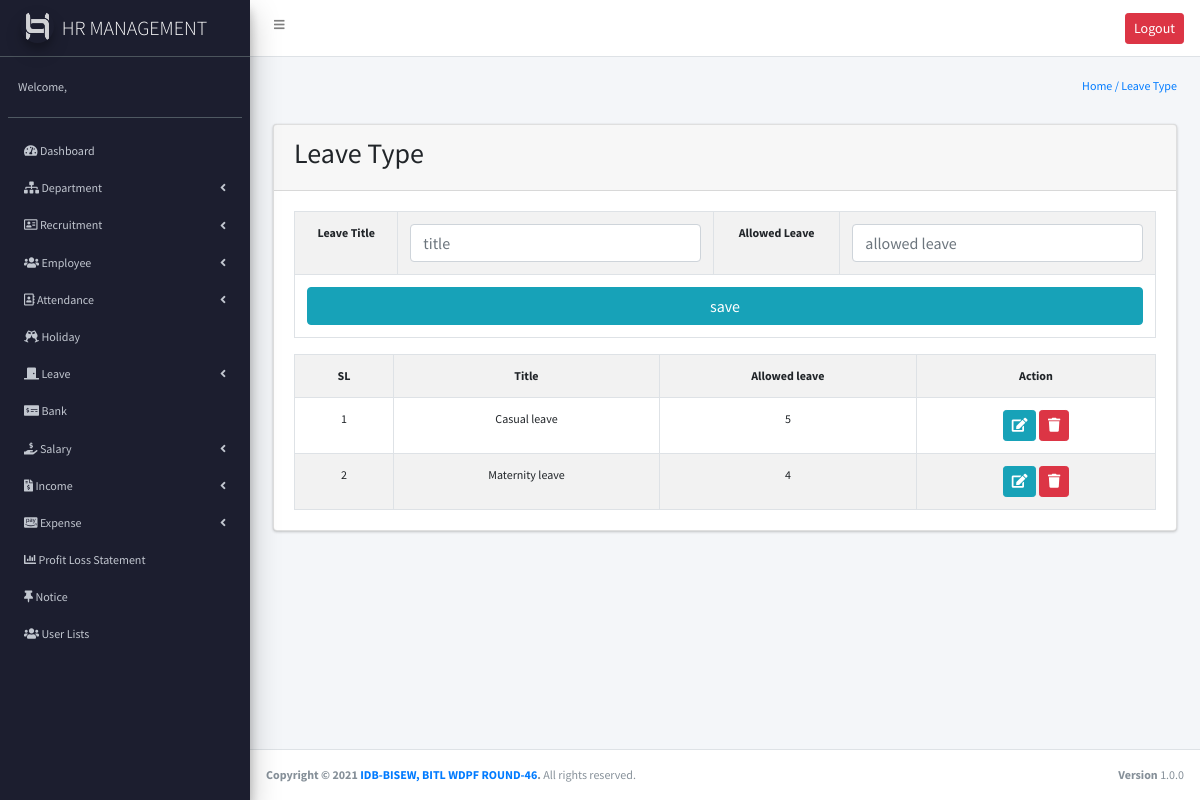
Page /leave_insert.php (signed in) on the committed database.
### tables this page shows
CREATE TABLE `leave_type` (
  `typeID` int(11) NOT NULL,
  `title` varchar(255) NOT NULL,
  `allowed_leave` int(11) NOT NULL
);

### leave_insert.php (the view, shortened to what this page needs)
<?php
require_once("header.php");
require_once("sidebar.php");
$hh=$conn->query("SELECT * FROM leave_type");
   ?>
<section class="content-header">
      <div class="container-fluid">
        <div class="row mb-2">
          <div class="col-sm-6">
          </div>
          <div class="col-sm-6">
            <ol class="breadcrumb float-sm-right">
              <li class="breadcrumb-item"><a href="#">Home / Leave Type</a></li>
            </ol>
          </div>
        </div>
      </div>
    </section>
<section class="content">
      <div class="container-fluid">
        <div class="row">
          <div class="col-md-12">
            <div class="card">
              <div class="card-header">
                <h3>Leave Type</h3>
              </div>
              <div class="card-body">
                <form action="" method="post">
                <table class="table table-bordered table-striped">
                 <tr>
                  <th>Leave Title</th>
                    <td>
                      <input type="text" class="form-control" name="title" placeholder="title">
                    </td>
                    <th>Allowed Leave</th>
                    <td>
                      <input type="text" class="form-control" name="allowed_leave" placeholder="allowed leave">
                    </td>
                </tr>
                <tr >
                    <td colspan="5">
                      <input type="submit" name="submit" class=" btn btn-block btn-info" value="save">
                    </td>
                  </tr>
                </table>
              </form>
                <table class=" table table-bordered table-striped">
                 <tr>
                  <th>SL</th>
                <th>Title</th>
               <th>Allowed leave</th>
               <th>Action</th>
               </tr>
      <?php $i=0; while ($cc=$hh->fetch_assoc()) {
        ?>
        <tr>
      <td> <?php echo ++$i; ?></td>
      <td> <?php echo $cc['title']?></td>
      <td> <?php echo $cc['allowed_leave']?></td>
      <td>
        <a href="update_leave.php?id=<?php echo $cc['typeID'] ?>"class="btn btn-sm btn-info"><i class="fas fa-edit"></i></a>
        <a href="leave_delete.php?id=<?php echo $cc['typeID'] ?>" class="btn btn-sm btn-danger"><i class="fas fa-trash"></i></a>
      </td>
      </tr>
  <?php } ?>
  </table>
            </div>
          </div>
        </div>
      </div>
    </section>
<?php require("footer.php"); ?>

### assets/css/style.css (style rules this page uses)
body { font-family: 'Source Sans Pro'; font-size: 12px; }

### leave_insert.php (style rules this page uses)
table { text-align: center; }

### rows in the picture
leave_type: title "Casual leave", allowed_leave "5"
leave_type: title "Maternity leave", allowed_leave "4"
